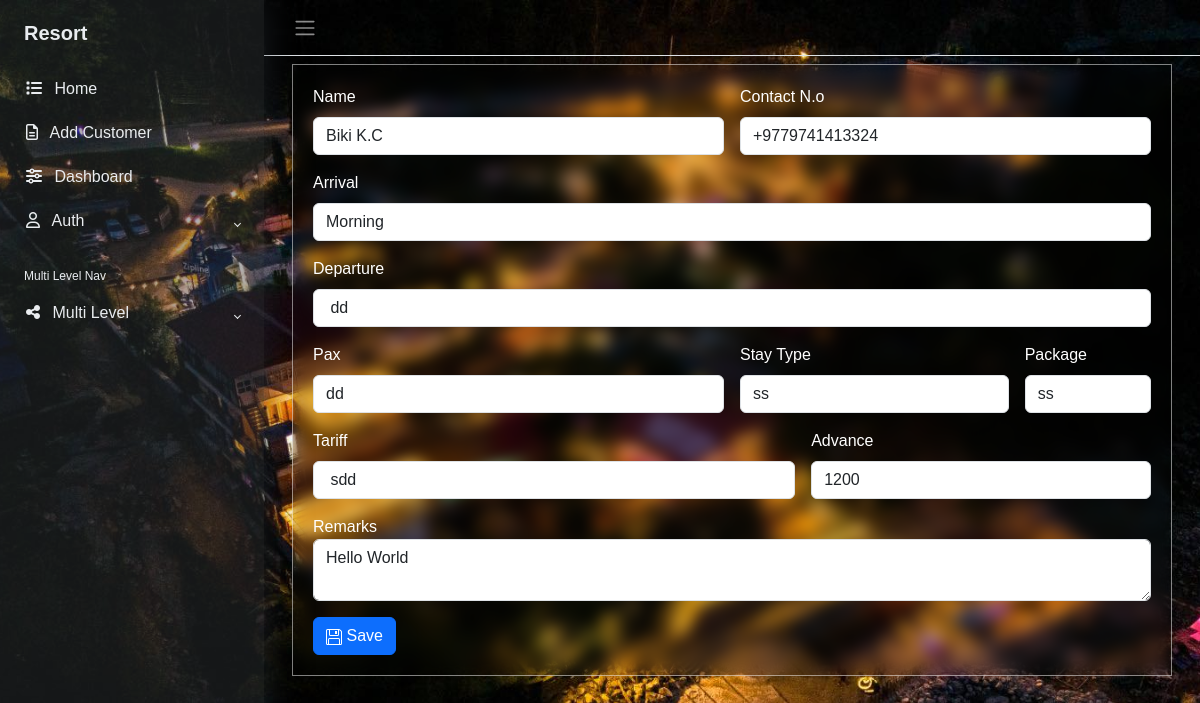
Page /update/3 on the committed database.
### app/models.py (models this page shows, shortened)
class CustomerModel(models.Model):
    name=models.CharField(max_length=100,default=' ')
    contact=PhoneNumberField(region='NP')
    arrivals=models.CharField(max_length=200,default=" ")
    departure=models.CharField(max_length=100,default=' ')
    pax=models.CharField(max_length=100,default=' ')
    stay_type=models.CharField(max_length=100,default=' ')
    package=models.CharField(max_length=200,default=' ')
    tariff=models.CharField(max_length=100,default=' ')
    advance=models.IntegerField(default=0)
    remarks=models.TextField()

### app/views.py (the view, shortened to what this page needs)
# urls.py: path('update/<int:id>',views.update,name='update'),
def update(request,id):
    data=get_object_or_404(CustomerModel, id=id)
    return render(request,'update.html',{'data':data})

### app/templates/update.html (shortened to what this page needs)
{% include "header.html" %}
        <div class="main">
            <nav class="navbar navbar-expand px-3 border-bottom">
                <button class="btn" type="button" data-bs-theme="dark">
                    <span class="navbar-toggler-icon"></span>
                </button>
            </nav>
            <main class="content px-3 py-2">
                <div class="container-fluid">
                    <div class="mb-3">
                        <div class="login-wrapper">
                            <form class="row g-3" method='POST'>
                                <div class="col-md-6">
                                    <label for="inputEmail4" class="form-label">Name</label>
                                    <input type="text" style="background-color:white;" class="form-control" id="inputEmail4" name="name" value="{{data.name}}">
                                </div>
                                <div class="col-md-6">
                                    <label for="inputPassword4" class="form-label">Contact N.o</label>
                                    <input type="text" style="background-color:white;" class="form-control" id="inputPassword4" name='contact' value="{{data.contact}}">
                                </div>
                                <div class="col-12">
                                    <label for="inputAddress" class="form-label">Arrival</label>
                                    <input type="text" style="background-color:white;" class="form-control" id="inputAddress" name="arrival" value="{{data.arrivals}}"
                                        >
                                </div>
                                <div class="col-12">
                                    <label for="inputAddress2" class="form-label">Departure</label>
                                    <input type="text" style="background-color:white;" class="form-control" id="inputAddress2" name='departure' value="{{data.departure}}"
                                        >
                                </div>
                                <div class="col-md-6">
                                    <label for="inputCity" class="form-label">Pax</label>
                                    <input type="text" style="background-color:white;" class="form-control" id="inputCity" name='pax' value="{{data.pax}}">
                                </div>
                                <div class="col-md-4">
                                    <label for="inputState" class="form-label">Stay Type</label>
                                    <input type="text" style="background-color:white;" class="form-control" name='stay_type' value="{{data.stay_type}}">
                                </div>
                                <div class="col-md-2">
                                    <label for="inputZip" class="form-label">Package</label>
                                    <input type="text" style="background-color:white;" class="form-control" id="inputZip" name='package' value="{{data.package}}">
                                </div>
                                <div class="col-md-7">
                                    <label for="inputCity" class="form-label">Tariff</label>
                                    <input type="text" style="background-color:white;" class="form-control" id="inputCity" name='tariff' value="{{data.tariff}}">
                                </div>
                                <div class="col-md-5">
                                    <label for="inputZip" class="form-label">Advance</label>
                                    <input type="number" style="background-color:white;" class="form-control" id="inputZip" name='advance' value="{{data.advance}}">
                                </div>
                                <div class="col-md-12">
                                        <label for="floatingTextarea">Remarks</label>
                                        <textarea class="form-control"
                                            id="floatingTextarea"  name='remarks' >{{data.remarks}}</textarea>
                                </div>
                                <div class="col-12">
                                    <button type="submit" class="btn btn-primary"> Save</button>
                                </div>
                            </form>
                        </div>
                    </div>
            </main>
        </div>
    </div>
{% include "footer.html" %}

### app/static/css/style.css (style rules this page uses)
* { margin: 0; padding: 0; box-sizing: border-box; }
body { font-family: 'Poppins', sans-serif; margin: 0; background-image: url("bg.jpg"); background-repeat: no-repeat; background-position: center bottom; background-size: cover; }
.login-wrapper { width: 100%; padding: 20px; border: 1px solid rgba(255, 255, 255, 0.5); backdrop-filter: blur(8px); -webkit-backdrop-filter: blur(8px); color: white; }
.login-wrapper input { background: transparent; }
.main { display: flex; flex-direction: column; min-height: 100vh; width: 100%; overflow: hidden; transition: all 0.35s ease-in-out; }
.content { flex: 1; max-width: 100vw; width: 100vw; }
@media (min-width:768px) { .content { width: auto; } }

### rows in the picture
CustomerModel: name "Biki K.C", contact "+9779741413324", arrival "Morning", departure "dd", pax "dd", stay_type "ss", package "ss", tariff "sdd", advance "1200", remarks "Hello World"
